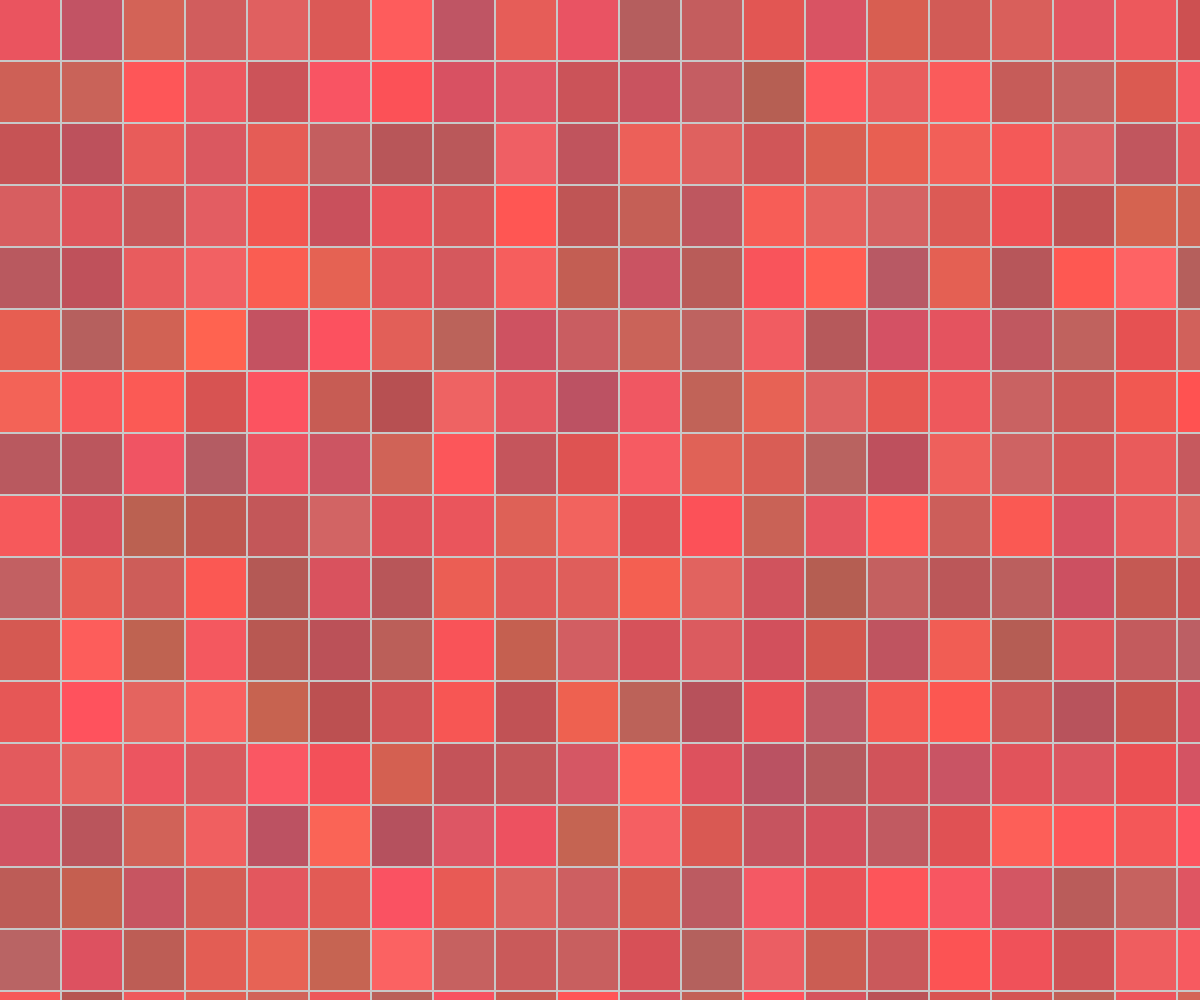
Frame 1 (no input)
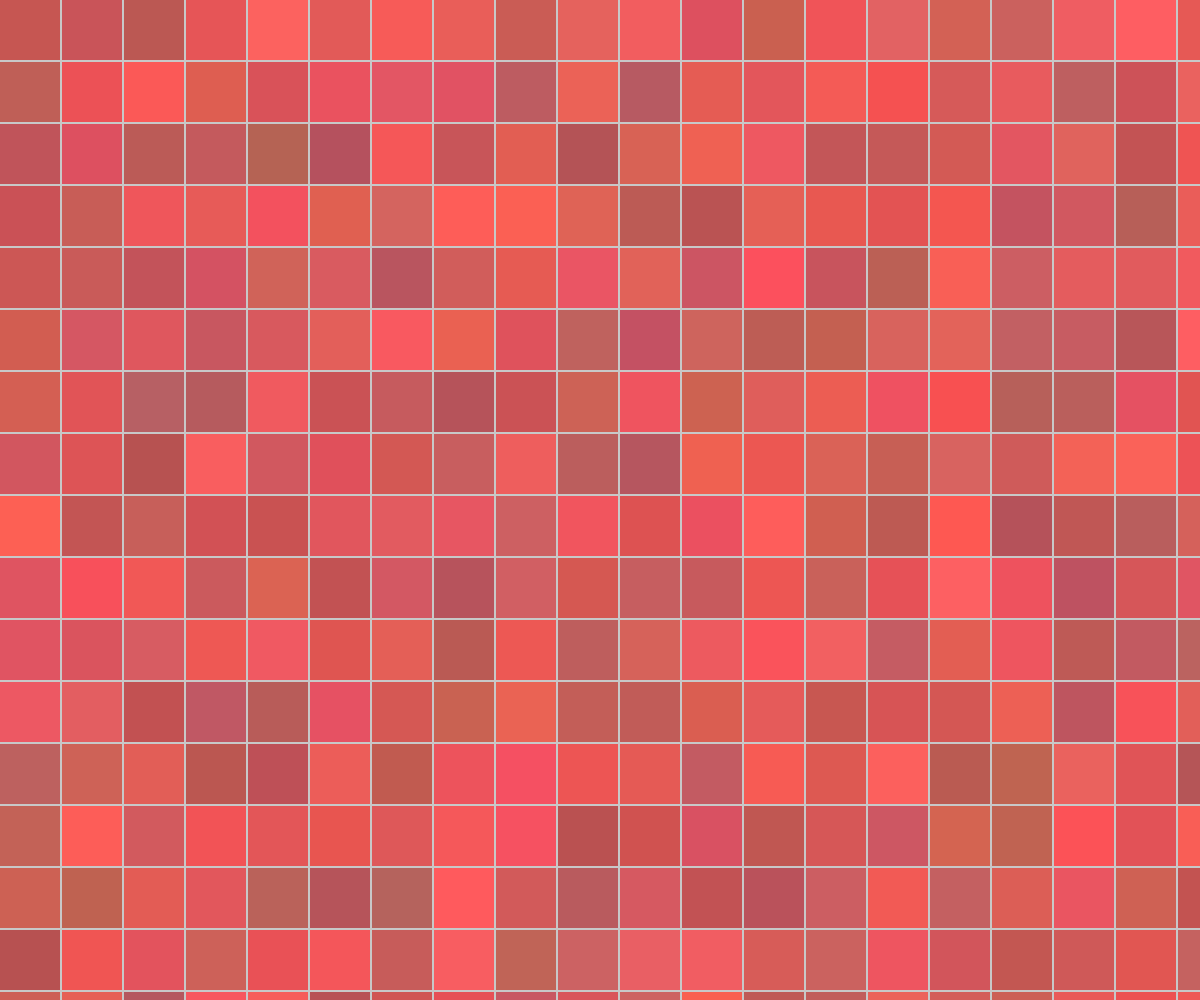
Frame 2 (the mouse pressed at the canvas centre, redrawn once)

The p5.js sketch that drew these frames (run headless with seeded random() and noise() and a simulated clock; the mouse was pressed at the canvas centre and the sketch redrawn once):

// p5.js sketch
// ── sketch.js
function setup() {
    createCanvas(windowWidth, windowHeight);
    background(200);
    smooth();
    noStroke();
    noLoop();
}

function draw(){
    var x = 0;
    while (x < width) {
      var y = 0;
      while (y < height) {
        fill(random(180,255),random(80,100),random(80,100));
        rect(x, y, 60, 60);
        y = y + 62;
      }
      x = x + 62;
    }
}
